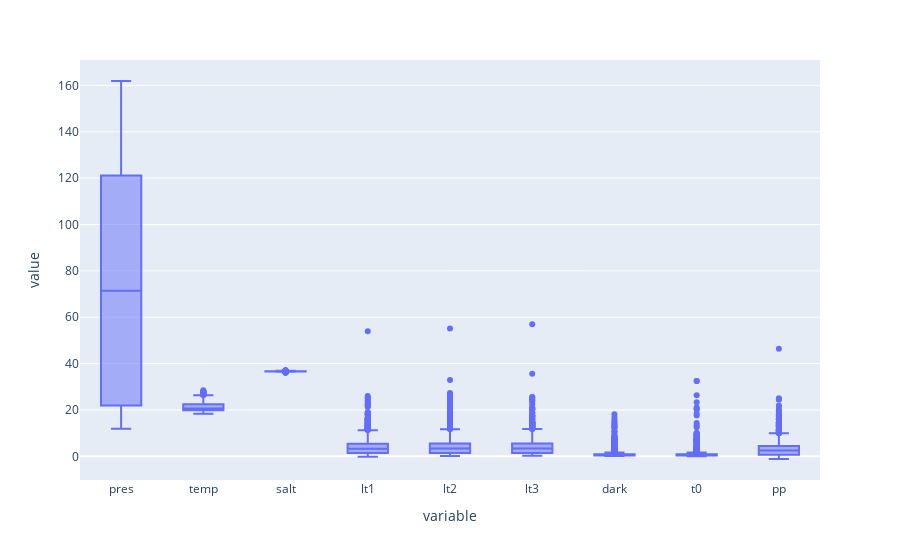

Notebook source saved alongside this figure:
### Markdown cell above
## Final plot

---

### Code cell
raw_data.groupby(["time", "latitude", "longitude", "depth"]).mean().plot.box()

### Figure 1 — Plotly figure (JSON) as saved in the notebook; plotly's stock layout.template omitted (floating-point values rounded to 4 significant figures; data arrays with more than 128 entries replaced by an {"elided": "..."} marker saying what was removed)
{"data": [{"alignmentgroup": "True", "hovertemplate": "variable=%{x}<br>value=%{y}<extra></extra>", "legendgroup": "", "marker": {"color": "#636efa"}, "name": "", "notched": false, "offsetgroup": "", "orientation": "v", "showlegend": false, "type": "box", "x": {"elided": "32040 str values"}, "x0": " ", "xaxis": "x", "y": {"elided": "32040 float values"}, "y0": " ", "yaxis": "y"}], "layout": {"boxmode": "group", "legend": {"tracegroupgap": 0}, "margin": {"t": 60}, "xaxis": {"anchor": "y", "domain": [0, 1], "title": {"text": "variable"}}, "yaxis": {"anchor": "x", "domain": [0, 1], "title": {"text": "value"}}}}
